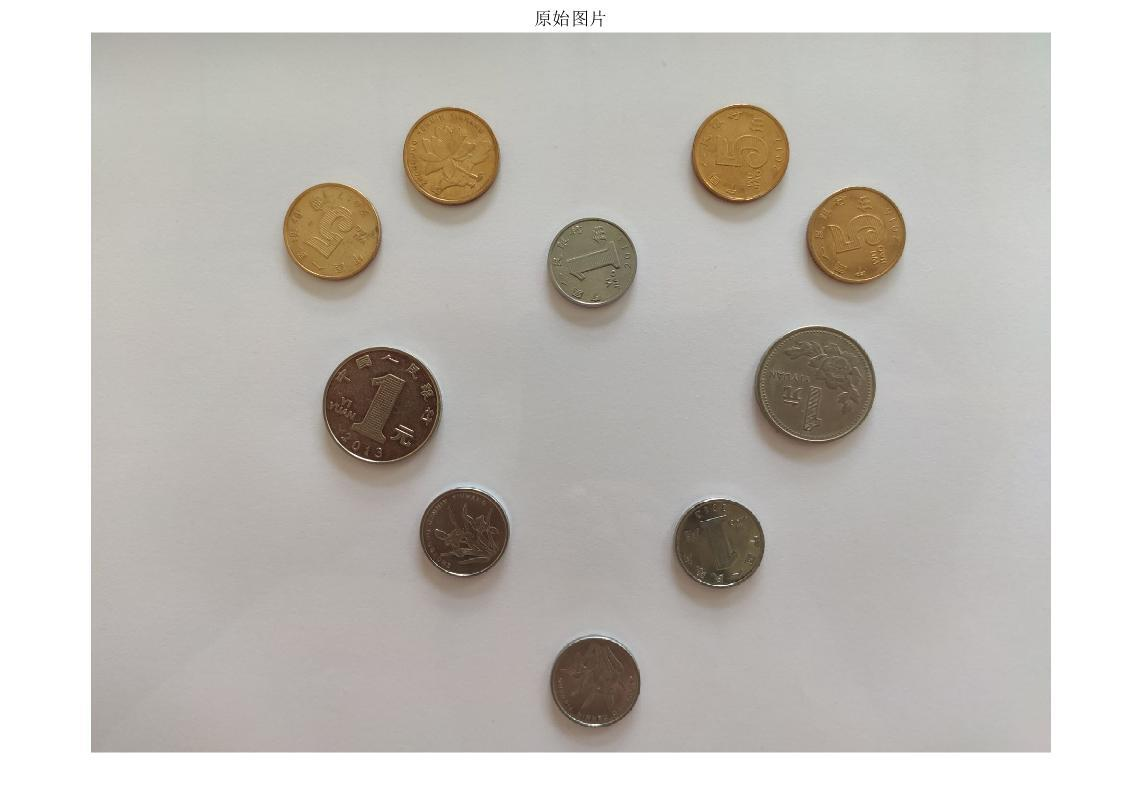
#> input picture image_processing/images/coins.png, 1144 x 798 px
$ python week02_cv_demo_wrong.py
#> lines starting #> are read from the running program, lines starting #| are printed output that depends on the picture; after the words box and inside, x2 and y2 are one past the last pixel; in counts of white or black regions, pixels touching at a corner belong together
import cv2
import matplotlib.pyplot as plt
from pathlib import Path

BASE_DIR = Path(__file__).resolve().parent
IMAGE_DIR = BASE_DIR / "images"
OUTPUT_DIR = BASE_DIR / "output"

image_path = IMAGE_DIR / "coins.png"


img = cv2.imread(str(image_path))
#> img is the input picture: shape (798, 1144, 3); mean B, G, R 187.2, 192.5, 196.4

gray = cv2.cvtColor(
    img,
    cv2.COLOR_BGR2GRAY
)
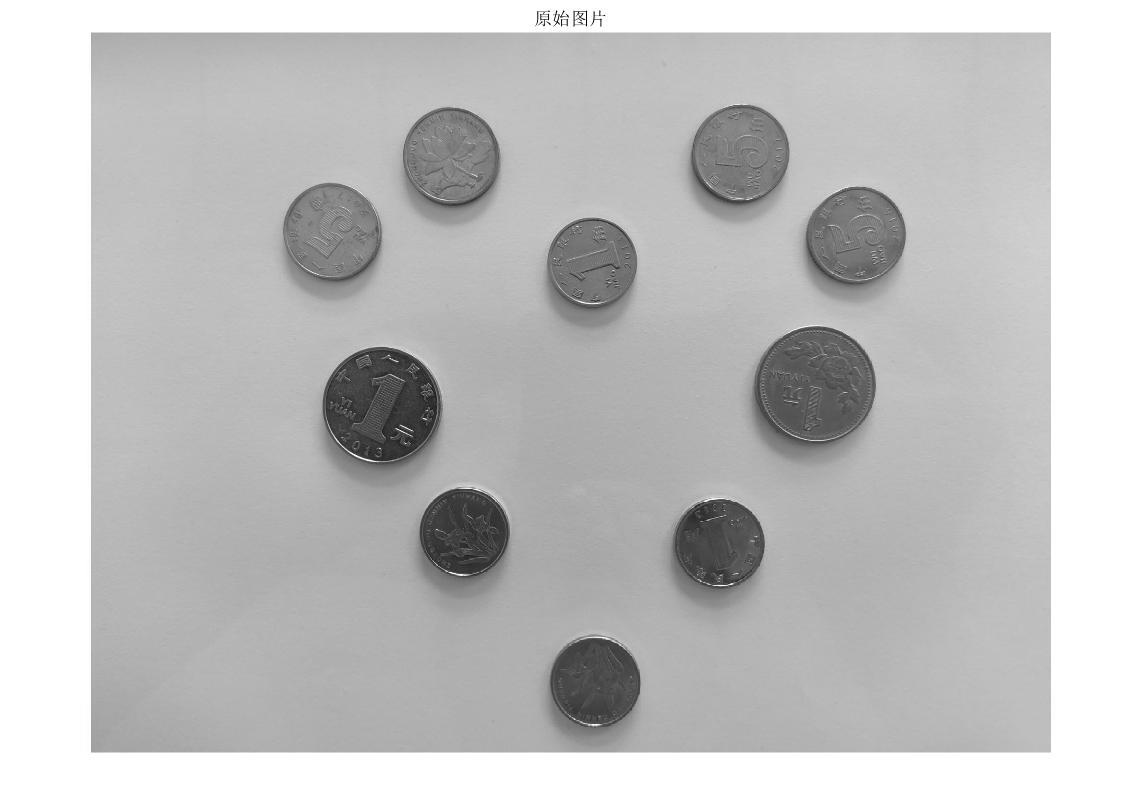
#> gray: shape (798, 1144); min 0, max 255, mean 193


blur = cv2.GaussianBlur(
    gray,
    (5,5),
    0
)


_, thresh = cv2.threshold(
    blur,
    120,
    255,
    cv2.THRESH_BINARY
)
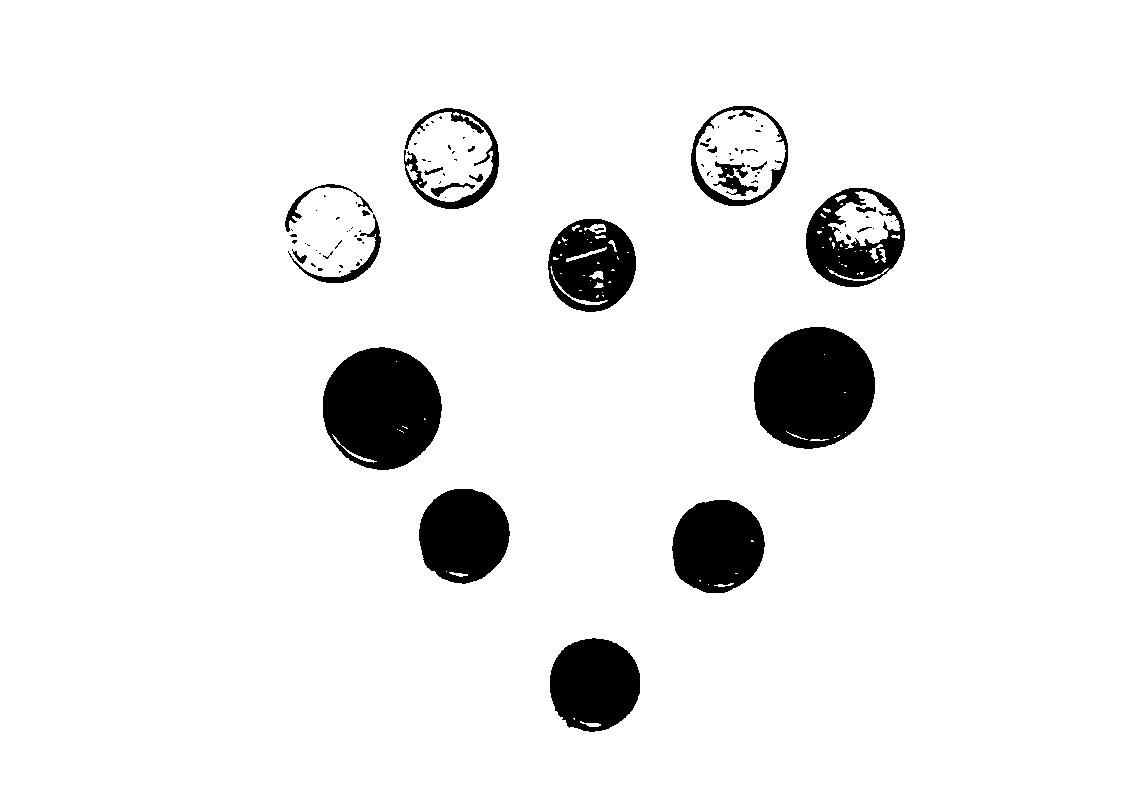
#> thresh: shape (798, 1144); 93.4% white; 91 black regions (67 under 20 px), largest, box (x1, y1, x2, y2) and area: (754, 327, 875, 449) 11617, (323, 347, 442, 470) 11276, (672, 500, 765, 593) 6790


kernel = cv2.getStructuringElement(
    cv2.MORPH_ELLIPSE,
    (5,5)
)


closed = cv2.morphologyEx(
    thresh,
    cv2.MORPH_CLOSE,
    kernel
)
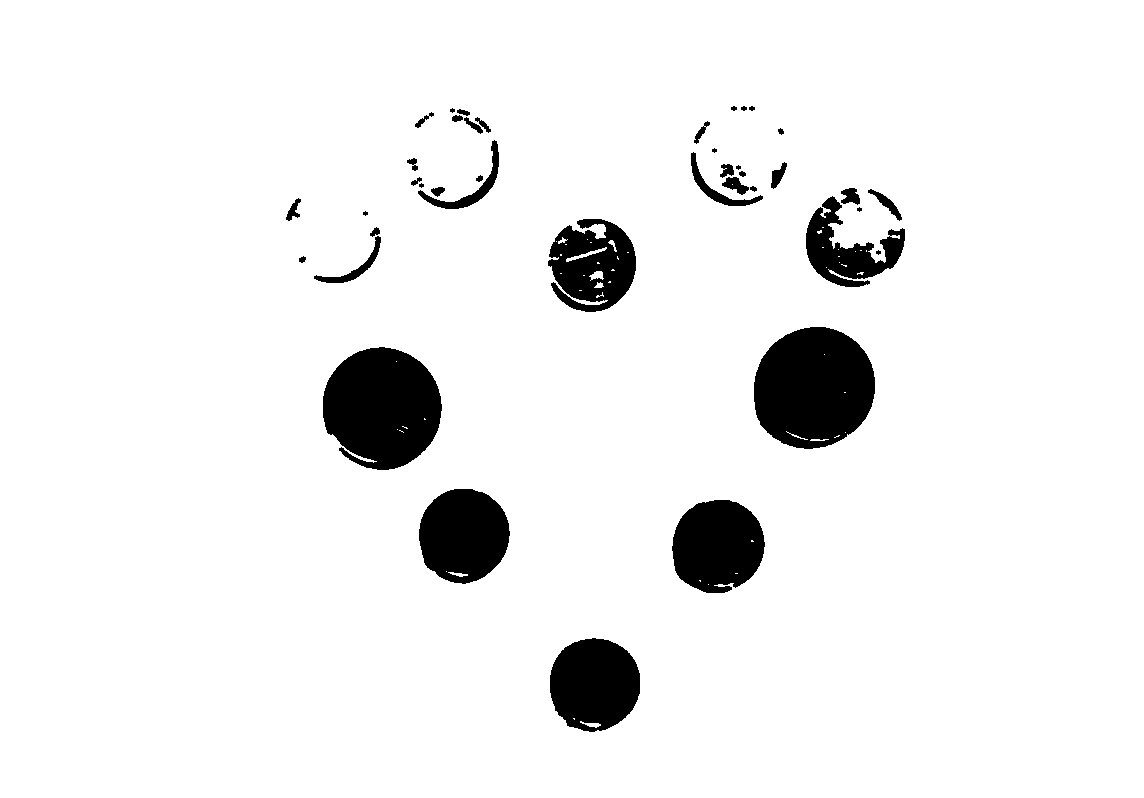
#> closed: shape (798, 1144); 93.8% white; 41 black regions (7 under 20 px), largest, box (x1, y1, x2, y2) and area: (754, 327, 875, 449) 11611, (323, 347, 442, 470) 11215, (672, 500, 765, 593) 6780


contours, _ = cv2.findContours(
    closed,
    cv2.RETR_EXTERNAL,
    cv2.CHAIN_APPROX_SIMPLE
)
#> contours = [[[0, 0], [0, 797], [1143, 797], [1143, 0]]]


result = img.copy()


count = 0


for contour in contours:


    area = cv2.contourArea(contour)


    if area > 500:


        count += 1


        cv2.drawContours(
            result,
            [contour],
            -1,
            (0,255,0),
            2
        )


        M = cv2.moments(contour)


        cx = int(
            M["m10"]/M["m00"]
        )

        cy = int(
            M["m01"]/M["m00"]
        )


        cv2.putText(
            result,
            str(count),
            (cx,cy),
            cv2.FONT_HERSHEY_SIMPLEX,
            1,
            (0,0,255),
            2
        )
#> this loop made 1 pass
#> (contour, area, count, cx, cy) on pass 1: ([[0, 0], [0, 797], [1143, 797], [1143, 0]], 910971, 1, 571, 398)
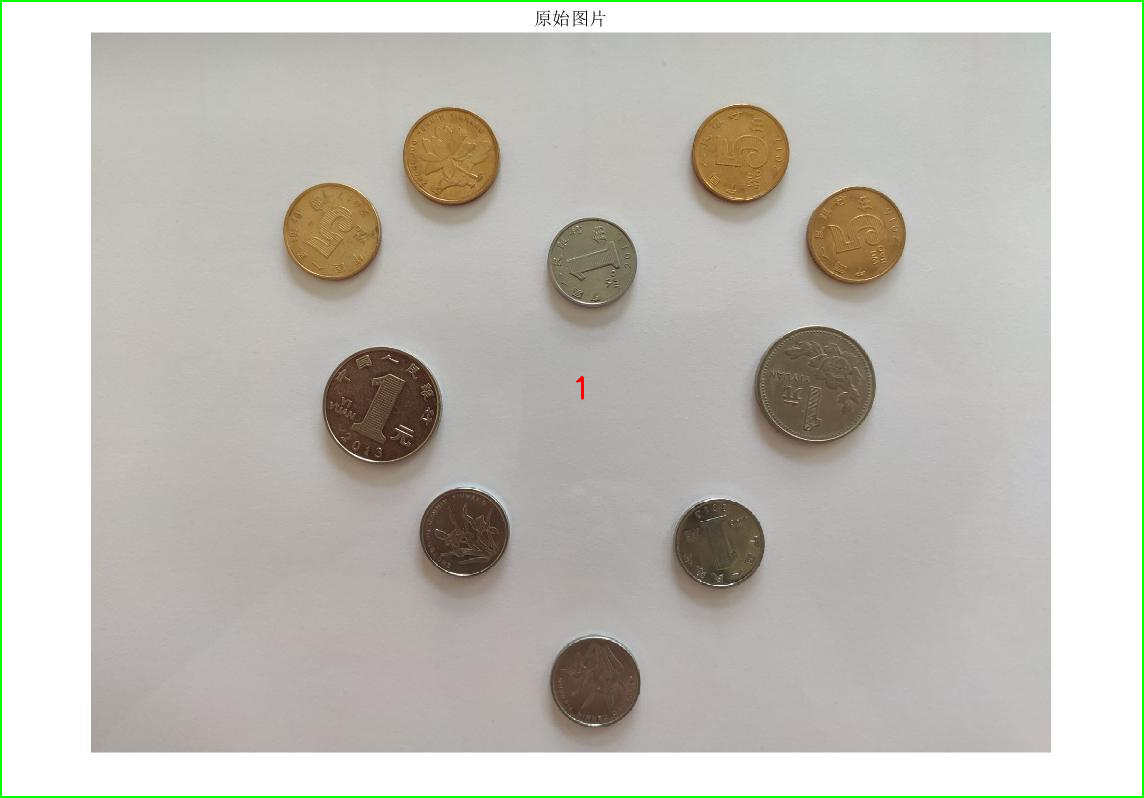
#> result: shape (798, 1144, 3); 0.86% of pixels changed, all inside (x1, y1, x2, y2) = (0, 0, 1144, 798)
#> after the loop, count = 1


print(
    "检测数量:",
    count
)
#| 检测数量: 1


result_rgb = cv2.cvtColor(
    result,
    cv2.COLOR_BGR2RGB
)


plt.figure(figsize=(10,8))
plt.imshow(result_rgb)
plt.axis("off")
plt.savefig(str(OUTPUT_DIR / "result_wrong.png"), bbox_inches="tight", pad_inches=0)
plt.close()

$ run again, with image_processing/images/scenery.jpg saved as image_processing/images/coins.png
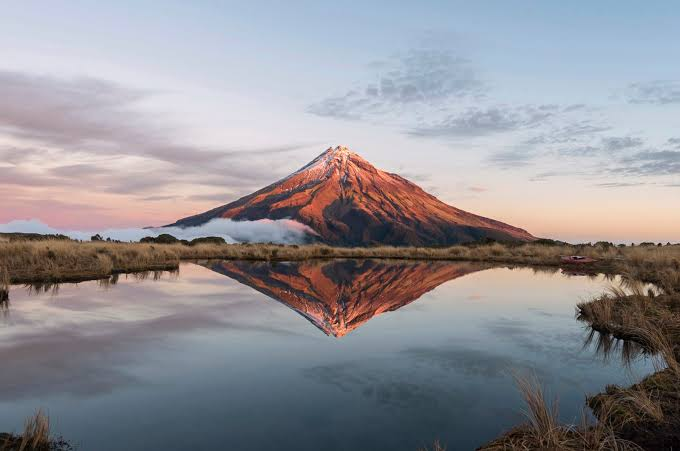
#> input picture image_processing/images/scenery.jpg, 680 x 451 px
#> img is the input picture: shape (451, 680, 3); mean B, G, R 150.4, 144.8, 146.8
#> `_, thresh = cv2.threshold( blur, 120, 255, cv2.THRESH_BINARY )`:
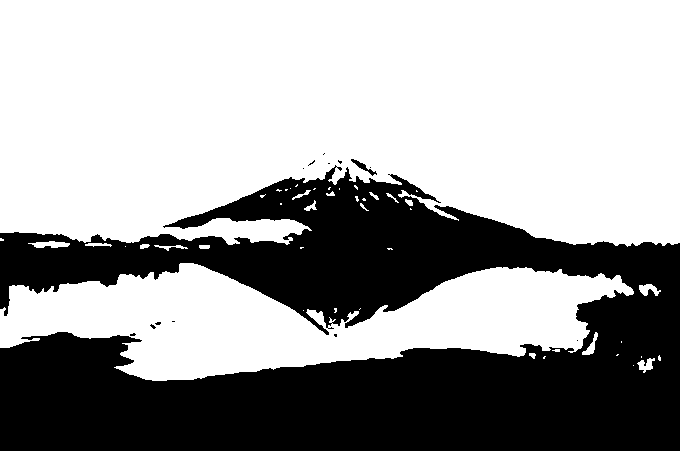
#> thresh: shape (451, 680); 62.9% white; 14 black regions (12 under 20 px), largest, box (x1, y1, x2, y2) and area: (0, 165, 680, 451) 113649, (351, 159, 377, 176) 109
#> closed: shape (451, 680); 63.2% white; 4 black regions (1 under 20 px)
#> contours = 32 contours, 19 with area under 20; largest, box (x1, y1, x2, y2) and area: (0, 0, 680, 247) 149738, (0, 263, 634, 381) 41057, (28, 241, 70, 248) 153, (637, 355, 661, 373) 148, (639, 284, 661, 296) 134
#> the loop `for contour in contours:  ` made 32 passes
#> (area, count, cx, cy) on passes 9, 32: (41057, 1, 301, 320), (149738, 2, 339, 111)
#> after the loop `for contour in contours:`:
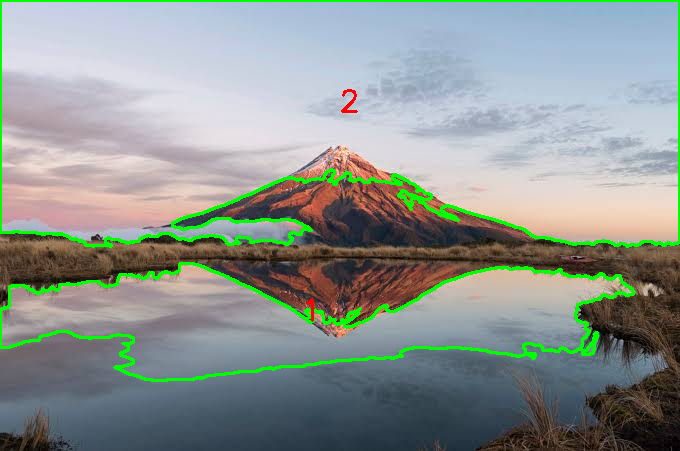
#> result: shape (451, 680, 3); 4.16% of pixels changed, all inside (x1, y1, x2, y2) = (0, 0, 680, 382)
#> after the loop `for contour in contours:`: count = 2
#| 检测数量: 2
